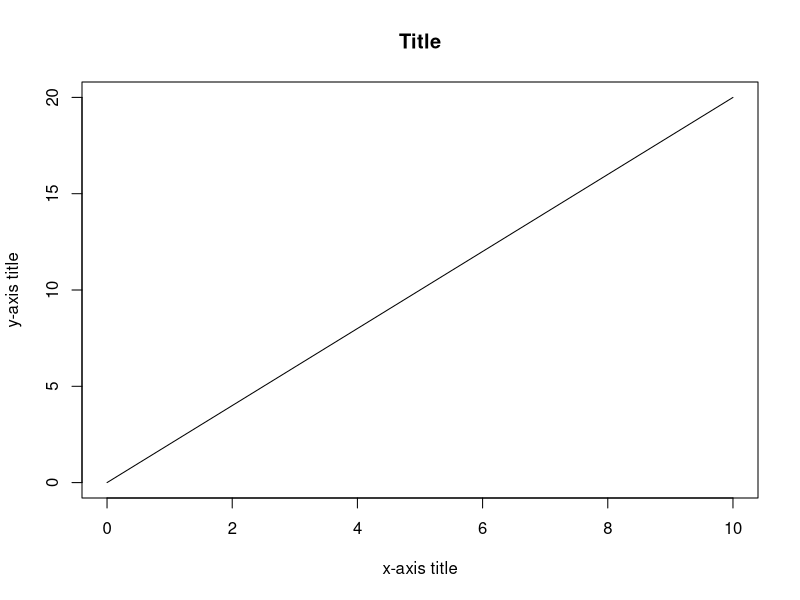
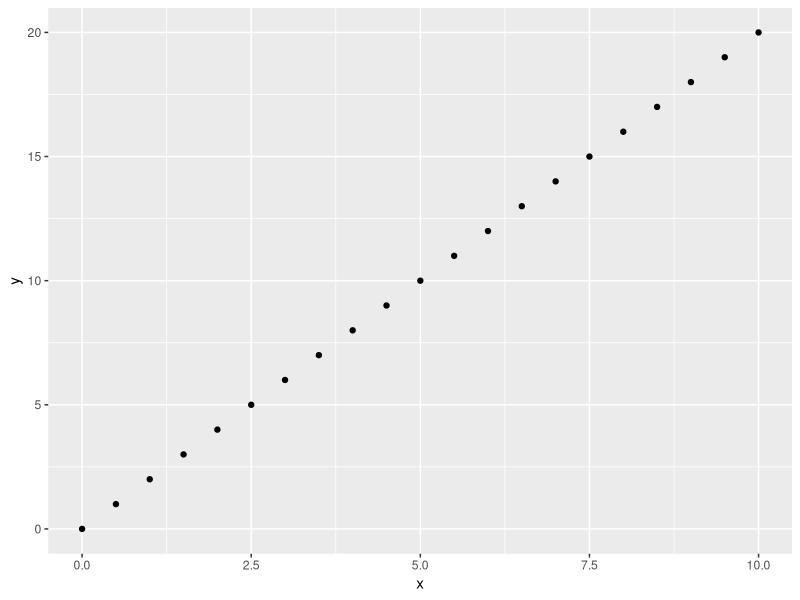

Reproduce these figures in R, in order.
## ---- chunk 1
# simple arithmetic
1 * 4
## ---- chunk 2
# create a vector using c() and store as variable 
x <- c(1, 3, 5)

# R is vectorized language
2 * x
## ---- chunk 3
xx <- seq(0, 10, 0.5)
plot(xx, 2*xx, 
     type = "l", xlab = "x-axis title", ylab = "y-axis title", main = "Title")
## ---- chunk 4
# P(X = 6)
dbinom(6, size = 8, prob = 0.75)

# P(X <= 6)
pbinom(6, size = 8, prob = 0.75)

# What is the median of this distribution? i.e. what is the 50th percentile?
qbinom(0.5, size = 8, prob = 0.75)

# Let's generate 10 realizations from this binomial reproducibly
set.seed(311)
rbinom(10, size = 8, prob = 0.75)

# let's approximate (empirically) the mean of the this binomial using Law of Large Numbers
samps <- rbinom(1000, size = 8, prob = 0.75)
mean(samps)
## ---- chunk 5
library(tidyverse) # may need to install
data.frame(x = xx, y = 2*xx) |>
  ggplot(aes(x = x, y = y)) +
  geom_point()
